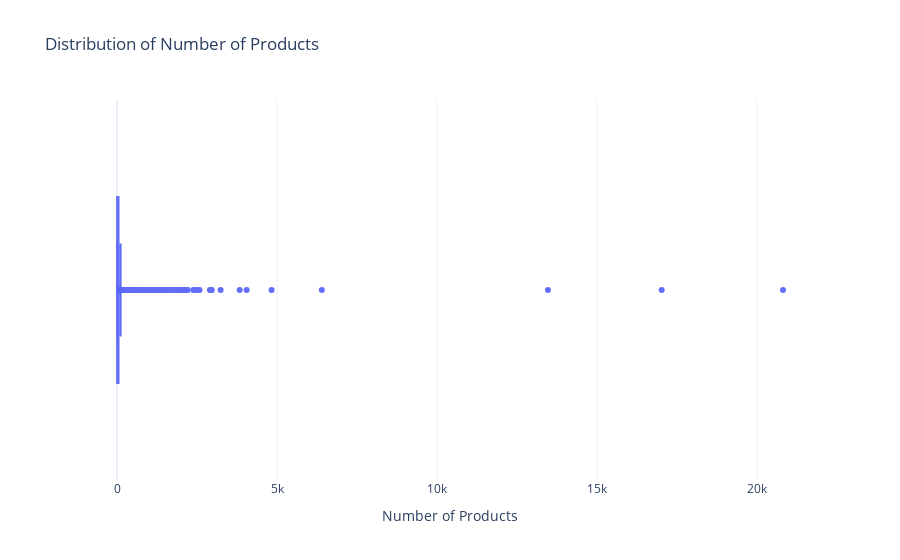

The notebook cell saved with this chart:
### Code cell
# boxplot of number of products under brand
fig = px.box(brand_agg, x="num_of_products", title="Distribution of Number of Products")

fig.update_layout(
    xaxis_title="Number of Products",
    yaxis_title="",
    showlegend=False
)

fig.show()

### Figure 1 — Plotly figure (JSON) as saved in the notebook; plotly's stock layout.template omitted (floating-point values rounded to 4 significant figures; data arrays with more than 128 entries replaced by an {"elided": "..."} marker saying what was removed)
{"data": [{"alignmentgroup": "True", "hovertemplate": "num_of_products=%{x}<extra></extra>", "legendgroup": "", "marker": {"color": "#636efa"}, "name": "", "notched": false, "offsetgroup": "", "orientation": "h", "showlegend": false, "type": "box", "x": {"elided": "8122 int values"}, "x0": " ", "xaxis": "x", "y0": " ", "yaxis": "y"}], "layout": {"boxmode": "group", "legend": {"tracegroupgap": 0}, "showlegend": false, "title": {"text": "Distribution of Number of Products"}, "xaxis": {"anchor": "y", "domain": [0, 1], "title": {"text": "Number of Products"}}, "yaxis": {"anchor": "x", "domain": [0, 1], "title": {"text": ""}}}}
